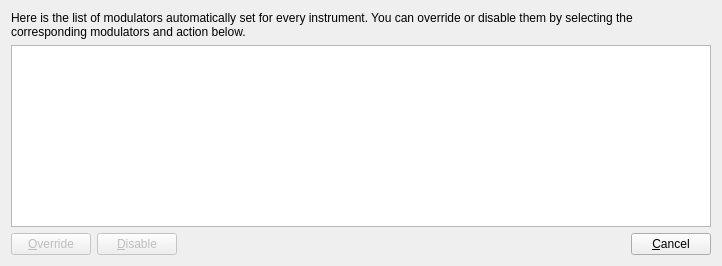
<?xml version="1.0" encoding="UTF-8"?>
<ui version="4.0">
 <class>ToolDefaultMod_gui</class>
 <widget class="QWidget" name="ToolDefaultMod_gui">
  <property name="geometry">
   <rect>
    <x>0</x>
    <y>0</y>
    <width>718</width>
    <height>266</height>
   </rect>
  </property>
  <property name="windowTitle">
   <string notr="true">Form</string>
  </property>
  <layout class="QGridLayout" name="gridLayout">
   <item row="0" column="0" colspan="4">
    <widget class="QLabel" name="label">
     <property name="text">
      <string>Here is the list of modulators automatically set for every instrument. You can override or disable them by selecting the corresponding modulators and action below.</string>
     </property>
     <property name="wordWrap">
      <bool>true</bool>
     </property>
    </widget>
   </item>
   <item row="1" column="0" colspan="4">
    <widget class="ModulatorListWidget" name="listWidget">
     <property name="minimumSize">
      <size>
       <width>700</width>
       <height>0</height>
      </size>
     </property>
     <property name="alternatingRowColors">
      <bool>true</bool>
     </property>
     <property name="selectionMode">
      <enum>QAbstractItemView::ExtendedSelection</enum>
     </property>
     <property name="verticalScrollMode">
      <enum>QAbstractItemView::ScrollPerPixel</enum>
     </property>
     <property name="horizontalScrollMode">
      <enum>QAbstractItemView::ScrollPerPixel</enum>
     </property>
     <property name="resizeMode">
      <enum>QListView::Adjust</enum>
     </property>
    </widget>
   </item>
   <item row="2" column="0">
    <widget class="QPushButton" name="pushOverride">
     <property name="enabled">
      <bool>false</bool>
     </property>
     <property name="text">
      <string>&amp;Override</string>
     </property>
    </widget>
   </item>
   <item row="2" column="1">
    <widget class="QPushButton" name="pushDisable">
     <property name="enabled">
      <bool>false</bool>
     </property>
     <property name="text">
      <string>&amp;Disable</string>
     </property>
    </widget>
   </item>
   <item row="2" column="2">
    <spacer name="horizontalSpacer">
     <property name="orientation">
      <enum>Qt::Horizontal</enum>
     </property>
     <property name="sizeHint" stdset="0">
      <size>
       <width>40</width>
       <height>20</height>
      </size>
     </property>
    </spacer>
   </item>
   <item row="2" column="3">
    <widget class="QPushButton" name="pushCancel">
     <property name="text">
      <string>&amp;Cancel</string>
     </property>
    </widget>
   </item>
  </layout>
 </widget>
 <customwidgets>
  <customwidget>
   <class>ModulatorListWidget</class>
   <extends>QListWidget</extends>
   <header>modulatorlistwidget.h</header>
  </customwidget>
 </customwidgets>
 <resources/>
 <connections/>
</ui>
